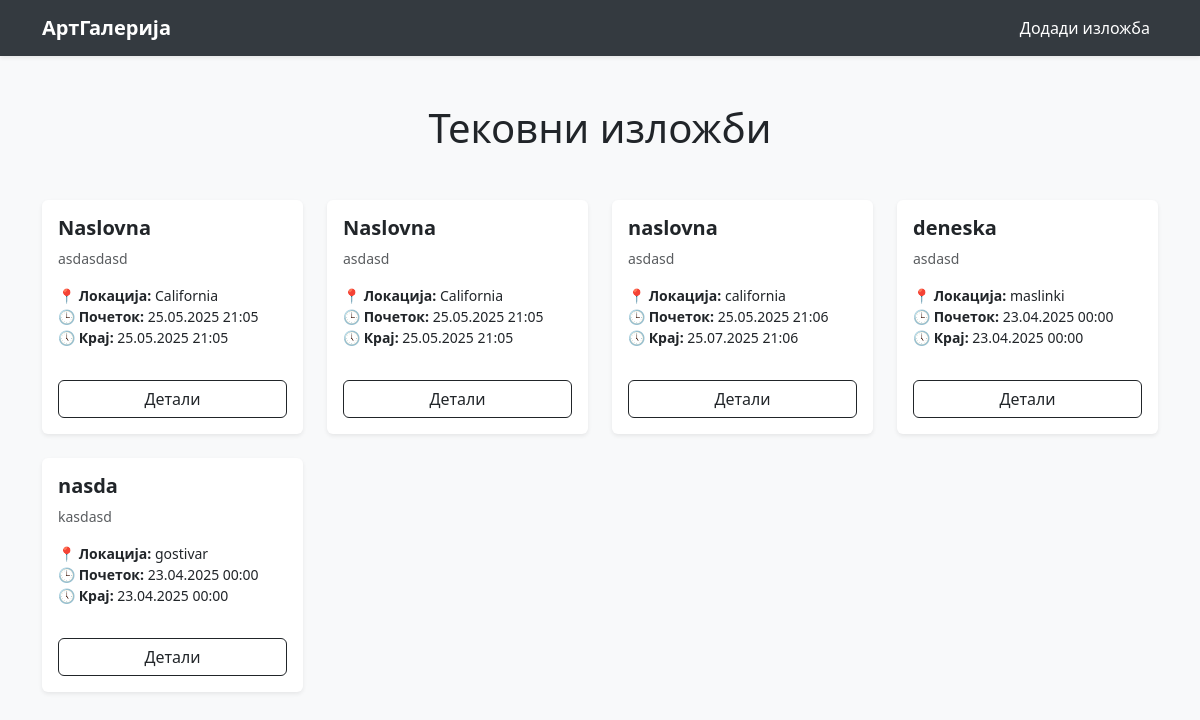
The page / on the database its author committed.
### app/models.py (models this page shows, shortened)
class Izlozhba(models.Model):
    naslov = models.CharField(max_length=255)
    date_pochetok = models.DateTimeField()
    date_kraj = models.DateTimeField()
    opis = models.TextField()
    location = models.CharField(max_length=255)

### app/views.py (the view)
# urls.py: path('', index, name="index"),
def index(request):
    izlozhbi = Izlozhba.objects.all()
    context = {'izlozhbi': izlozhbi}
    return render(request, 'index.html', context=context)

### app/templates/index.html (shortened to what this page needs)
<!DOCTYPE html>
<html lang="mk">
<head>
    <link href="https://cdn.jsdelivr.net/npm/bootstrap@5.3.6/dist/css/bootstrap.min.css" rel="stylesheet"/>
</head>
<body>
<nav class="navbar navbar-expand-lg shadow-sm">
    <div class="container">
        <a class="navbar-brand fw-bold" href="{% url 'index' %}">АртГалерија</a>
        <div class="collapse navbar-collapse" id="navbarNav">
            <ul class="navbar-nav ms-auto">
                <li class="nav-item">
                    <a class="nav-link" href="{% url 'add' %}">Додади изложба</a>
                </li>
            </ul>
        </div>
    </div>
</nav>
<div class="container py-5">
    <h1 class="text-center mb-5">Тековни изложби</h1>
    <div class="row g-4">
        {% for izlozhba in izlozhbi %}
            <div class="col-sm-6 col-md-4 col-lg-3">
                <div class="card h-100 shadow-sm bg-white">
                    <div class="card-body d-flex flex-column">
                        <h5 class="card-title">{{ izlozhba.naslov }}</h5>
                        <p class="card-text small text-muted">{{ izlozhba.opis|truncatechars:80 }}</p>
                        <div class="mt-auto">
                            <ul class="list-unstyled small">
                                <li><strong>📍 Локација:</strong> {{ izlozhba.location }}</li>
                                <li><strong>🕒 Почеток:</strong> {{ izlozhba.date_pochetok|date:"d.m.Y H:i" }}</li>
                                <li><strong>🕔 Крај:</strong> {{ izlozhba.date_kraj|date:"d.m.Y H:i" }}</li>
                            </ul>
                            <a href="#" class="btn btn-outline-dark w-100 mt-3">Детали</a>
                        </div>
                    </div>
                </div>
            </div>
        {% empty %}
            <div class="col-12 text-center">
                <p class="text-muted">Нема достапни изложби во моментот.</p>
            </div>
        {% endfor %}
    </div>
</div>
</body>
</html>

### app/templates/index.html (style rules this page uses)
body { background-color: #f8f9fa; }
.card-title { font-weight: bold; }
.navbar { background-color: #343a40; }
.navbar-brand, .nav-link { color: #fff !important; }
.card { border: none; transition: transform 0.2s ease; }

### rows shown on the page
Izlozhba: naslov "Naslovna", opis "asdasdasd", location "California", date_pochetok "25.05.2025 21:05", date_kraj "25.05.2025 21:05"
Izlozhba: naslov "Naslovna", opis "asdasd", location "California", date_pochetok "25.05.2025 21:05", date_kraj "25.05.2025 21:05"
Izlozhba: naslov "naslovna", opis "asdasd", location "california", date_pochetok "25.05.2025 21:06", date_kraj "25.07.2025 21:06"
Izlozhba: naslov "deneska", opis "asdasd", location "maslinki", date_pochetok "23.04.2025 00:00", date_kraj "23.04.2025 00:00"
Izlozhba: naslov "nasda", opis "kasdasd", location "gostivar", date_pochetok "23.04.2025 00:00", date_kraj "23.04.2025 00:00"
